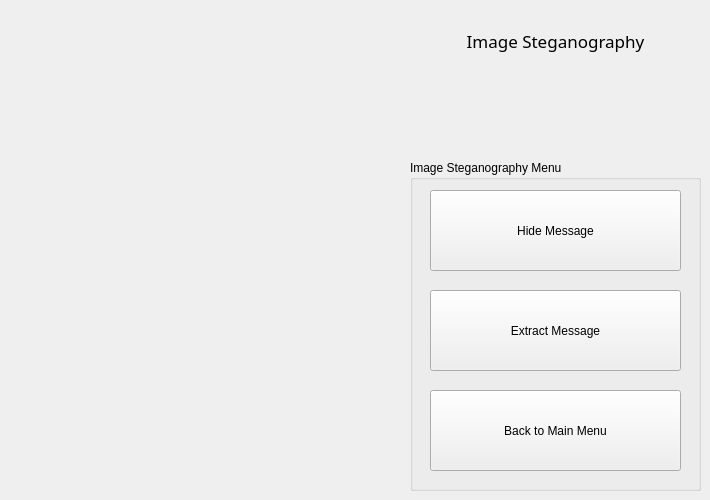
    <widget class="QWidget" name="imagePage">
     <widget class="QLabel" name="imagePageTitle">
      <property name="geometry">
       <rect>
        <x>440</x>
        <y>20</y>
        <width>231</width>
        <height>41</height>
       </rect>
      </property>
      <property name="font">
       <font>
        <family>Segoe UI Semibold</family>
        <pointsize>13</pointsize>
       </font>
      </property>
      <property name="text">
       <string>Image Steganography</string>
      </property>
      <property name="textFormat">
       <enum>Qt::AutoText</enum>
      </property>
      <property name="alignment">
       <set>Qt::AlignCenter</set>
      </property>
     </widget>
     <widget class="QGroupBox" name="imageMenuGroup_2">
      <property name="geometry">
       <rect>
        <x>410</x>
        <y>160</y>
        <width>291</width>
        <height>331</height>
       </rect>
      </property>
      <property name="title">
       <string>Image Steganography Menu</string>
      </property>
      <widget class="QPushButton" name="imageBackMainMenuNavBtn">
       <property name="geometry">
        <rect>
         <x>20</x>
         <y>230</y>
         <width>251</width>
         <height>81</height>
        </rect>
       </property>
       <property name="text">
        <string>Back to Main Menu</string>
       </property>
      </widget>
      <widget class="QPushButton" name="imageExtractNavBtn">
       <property name="geometry">
        <rect>
         <x>20</x>
         <y>130</y>
         <width>251</width>
         <height>81</height>
        </rect>
       </property>
       <property name="text">
        <string>Extract Message</string>
       </property>
      </widget>
      <widget class="QPushButton" name="imageHideNavBtn">
       <property name="geometry">
        <rect>
         <x>20</x>
         <y>30</y>
         <width>251</width>
         <height>81</height>
        </rect>
       </property>
       <property name="text">
        <string>Hide Message</string>
       </property>
      </widget>
     </widget>
    </widget>
